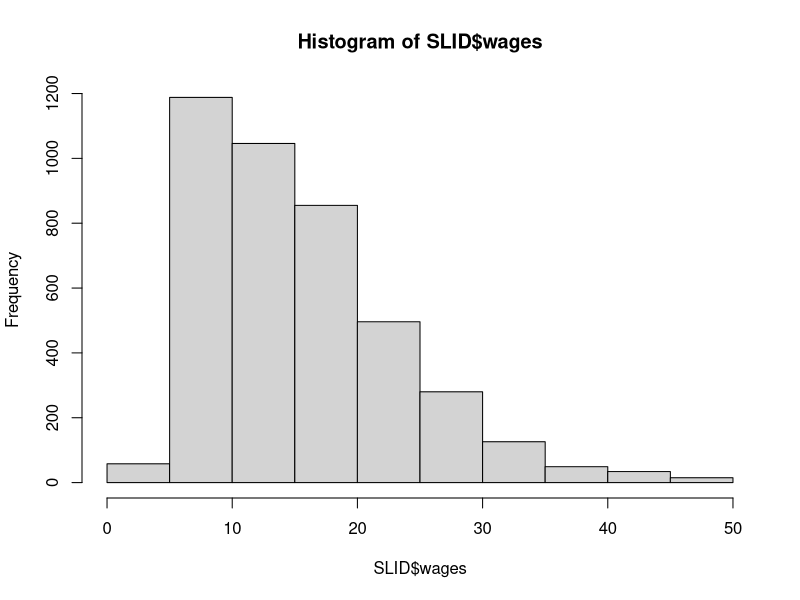
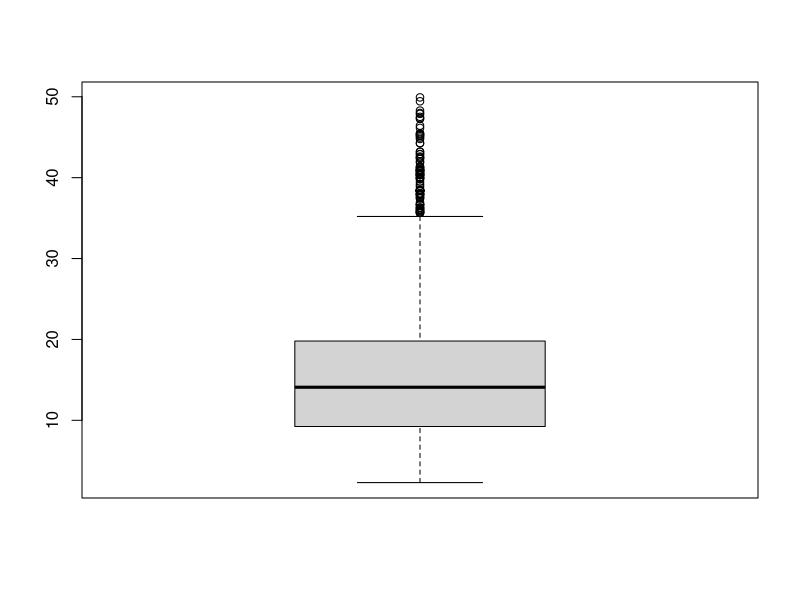
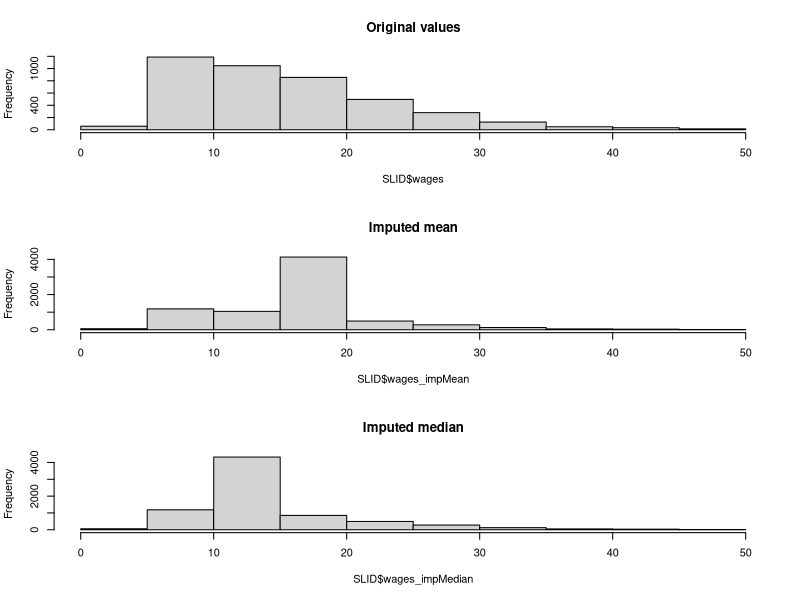
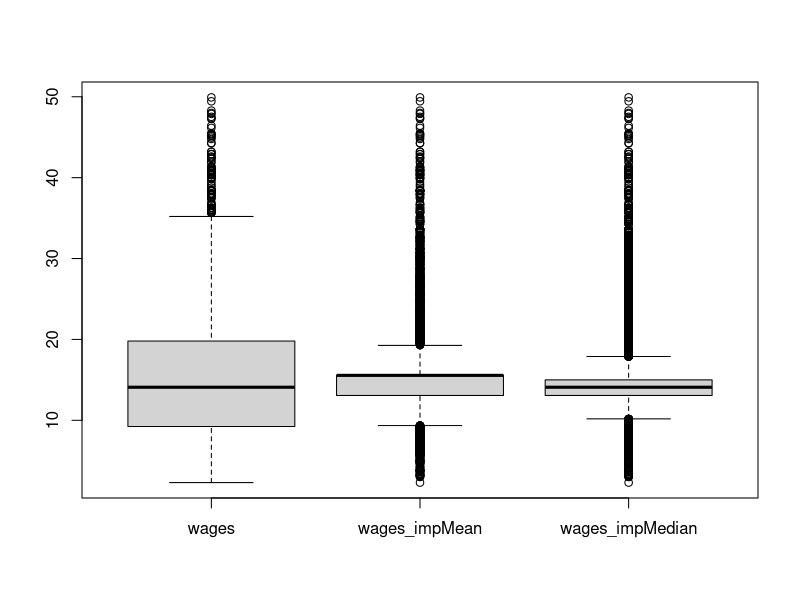
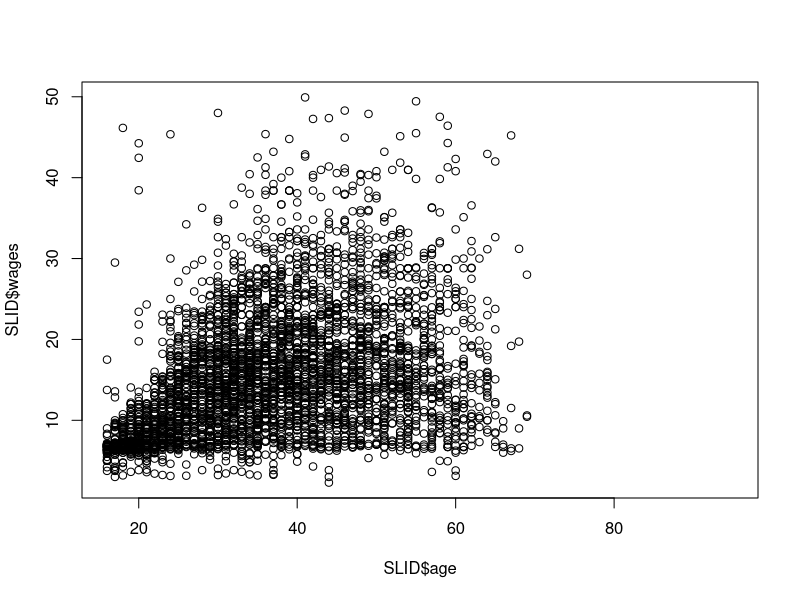
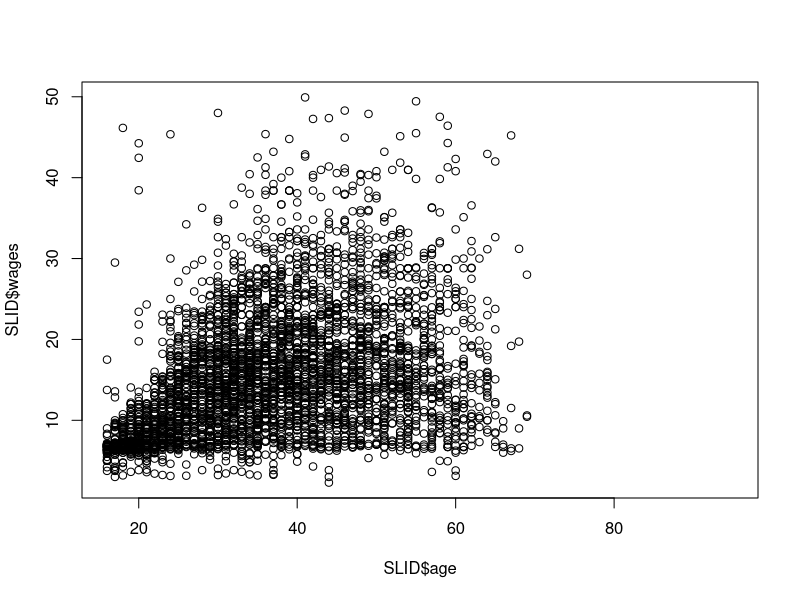
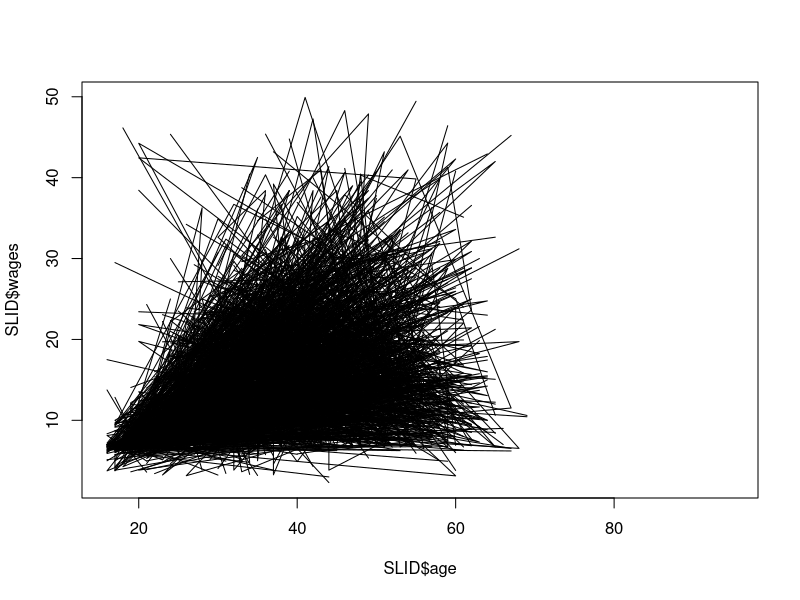
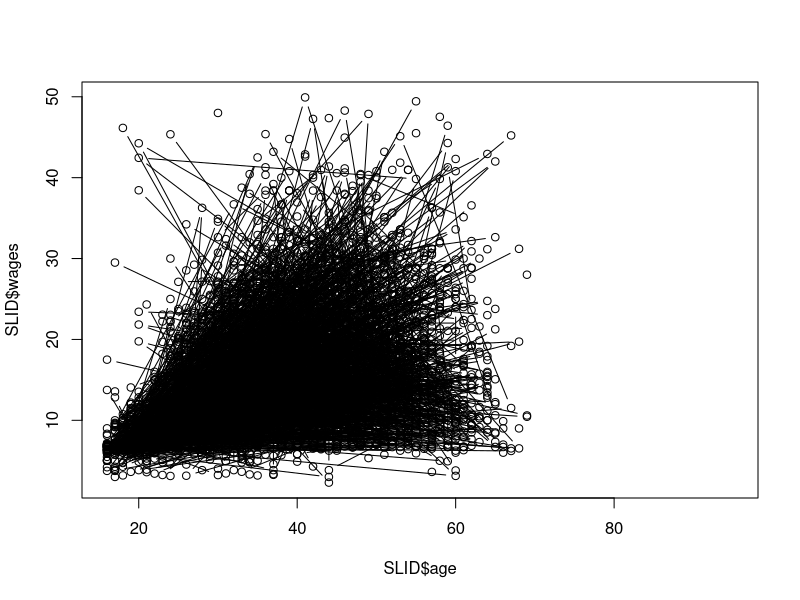

Write the R code that produced these figures, in order.
# ------------------------------- ex 1
install.packages("mice")
data(iris)
?iris
head(iris)
iris=iris[,1:4]
for(i in 1:100){
  set.seed(i)
  r=sample(1:nrow(iris), 1)
  set.seed(i)
  c=sample(1:ncol(iris), 1)
  iris[r,c ] = NA
}
summary(iris)

# pairwise deletion
pairwise_data = na.omit(iris$Sepal.Length)
summary(pairwise_data)
length(pairwise_data)
sd(pairwise_data)

# listwise deletion
listwise_data = na.omit(iris)
summary(listwise_data$Sepal.Length)
nrow(listwise_data)  
sd(listwise_data$Sepal.Length)

#  mean/median imputation
mean_data = iris
mean_data$Sepal.Length[is.na(mean_data$Sepal.Length)] =
  mean(mean_data$Sepal.Length, na.rm = TRUE)
summary(mean_data$Sepal.Length)

# regression imputation
library(mice)
?mice
lm(Sepal.Length~., data=na.omit(iris)) #you can impute missing values it "manually"
mice(iris, m = 1,  maxit=1, method = "norm.predict")
reg_data = complete(mice(iris, m = 1, maxit=1, method = "norm.predict"))
head(reg_data)
summary(reg_data$Sepal.Length)

# stochastic imputation
library(mice)
stoch_data = complete(mice(iris, m = 1, maxit=1, method = "norm.nob"))
summary(stoch_data$Sepal.Length)

# multiple imputation
library(mice)
mu_data = complete(mice(iris, m = 5, method = "pmm"))
summary(mu_data$Sepal.Length)


#1st phase - imputation
IMP = mice(iris, m = 5, method = "pmm")
iris_imputed = list()
for (i in 1:5){
  iris_imputed[[i]]=complete(IMP, action = i)
}
mi1 = iris_imputed[[1]]
mi2 = iris_imputed[[2]]
mi3 = iris_imputed[[3]]
mi4 = iris_imputed[[4]]
mi5 = iris_imputed[[5]]

#2nd phase analysis
summary(mi1$Sepal.Length)
summary(mi2$Sepal.Length)
summary(mi3$Sepal.Length)
summary(mi4$Sepal.Length)
summary(mi5$Sepal.Length)

#3rd phase pooling
mi_summary=apply(
  cbind(
      summary(mi1$Sepal.Length),
      summary(mi2$Sepal.Length),
      summary(mi3$Sepal.Length),
      summary(mi4$Sepal.Length),
      summary(mi5$Sepal.Length)
      ),
  1,
  mean
)
mi_summary


data(iris)
results=cbind(
summary(iris$Sepal.Length),
summary(pairwise_data),
summary(listwise_data$Sepal.Length),
summary(reg_data$Sepal.Length),
summary(stoch_data$Sepal.Length),
mi_summary
)
colnames(results)=c("original","pairwise","listwise","reg","stoch reg","mi")
results

# ex 2,
#-----------------------------------------------------------------------

library(car)
data(SLID)
summary(SLID)
#describe wages
summary(SLID$wages)

mean(SLID$wages, na.rm = TRUE)

hist(SLID$wages)
boxplot(SLID$wages)

# lets impute missing values with mean

SLID$wages_impMean <- SLID$wages

is.na(SLID$wages_impMean)

SLID$wages_impMean[is.na(SLID$wages_impMean)] = mean(SLID$wages, na.rm = T)

SLID$wages_impMedian <- SLID$wages

SLID$wages_impMedian[is.na(SLID$wages_impMedian)] = median(SLID$wages, na.rm = T)

summary(SLID[, c("wages", "wages_impMean", "wages_impMedian")])
var(SLID$wages, na.rm = T)
var(SLID$wages_impMean)
var(SLID$wages_impMedian)

par(mfrow = c(3,1))
hist(SLID$wages, main = "Original values")
hist(SLID$wages_impMean, main = "Imputed mean")
hist(SLID$wages_impMedian, main = "Imputed median")

par(mfrow = c(1,1))
boxplot(SLID[, c("wages", "wages_impMean", "wages_impMedian")])

# correlation AGE AND WAGE 

cor(SLID$wages, SLID$age, use = "pairwise.complete.obs") # pairwise

SLID.com = na.omit(SLID)
cor(SLID.com$wages, SLID.com$age)

cor(SLID$wages_impMean, SLID$age, use = "pairwise.complete.obs")

cor(SLID$wages_impMedian, SLID$age, use = "pairwise.complete.obs")

plot(x = SLID$age, y = SLID$wages)
plot(x = SLID$age, y = SLID$wages, type = "p") # point 
plot(x = SLID$age, y = SLID$wages, type = "l") # lines
head(SLID[, c("age", "wages")])
plot(x = SLID$age, y = SLID$wages, type = "b") # both line and point
plot(x = SLID$age, y = SLID$wages, type = "n") # none 

plot(x = SLID$age, y = SLID$wages, main = "wage vs age", sub = "dataset SLID", 
     xlab = "age in years", ylab = "wage in canadian dollars", pch = 16, xlim = c(0,70), 
     ylim = c(0,50), col = "blue")

points(x = 10, y = 20, pch = 17, col = "red", cex = 1.7)

# lets visualize age vs wages with sex

plot(x = SLID$age, y = SLID$wages, main = "wage vs age", sub = "dataset SLID", 
     xlab = "age in years", ylab = "wage in canadian dollars", pch = 16, xlim = c(0,70), 
     ylim = c(0,50), col = "blue", type = "n")

m = SLID[SLID$sex == "Male", ]

points(x = m$age, y = m$wages, pch = 15, col = "light blue")

f = SLID[SLID$sex == "Female", ]

points(x = f$age, y = f$wages, pch = 17, col = "pink")
legend("left", legend = c("Male", "Female"), pch = c(15,17), col = c("light blue", "pink"))


#-----------------------------------------------------------------------------

# ex 3

#----------------------------------------------------------------------------
install.packages("datasets")
library(datasets)


df <- airquality

# pairwise method
pairwise_df <- df
pairwise_df <- pairwise_df[!(is.na(pairwise_df$Ozone)),]

NROW(pairwise_df)


# listwise method 

pairlist_df <- na.omit(df)

NROW(pairlist_df)

# median imputation 

median_imp_df <- df

median_imp_df$Ozone[is.na(median_imp_df$Ozone)] = median(median_imp_df$Ozone, na.rm = T)


# mean imputation 

mean_imp_df <- df

mean_imp_df$Ozone[is.na(mean_imp_df$Ozone)] = mean(mean_imp_df$Ozone, na.rm = T)


# regression imputation
reg_df <- airquality
library(mice)
?mice
lm(Ozone~., data=na.omit(reg_df)) #you can impute missing values it "manually"
mice(reg_df, m = 1,  maxit=1, method = "norm.predict")
reg_df = complete(mice(reg_df, m = 1, maxit=1, method = "norm.predict"))

library(dplyr)
library(tidyverse)

analyze <- function(data) {
  
data %>% 
  group_by(Month) %>%
  summarise(Count = n(), 
            mean = mean(Ozone),
            median = median(Ozone),
            sd = sd(Ozone), 
            IQR = IQR(Ozone))
  }

analyze(pairwise_df)
analyze(pairlist_df)
analyze(median_imp_df)
analyze(mean_imp_df)
analyze(reg_df)

library(ggplot2)



ggplot(pairwise_df, aes(x = as.character(Month), y = Ozone)) +
  geom_boxplot(aes(fill = Month))+
  xlab("Month") +
  ggtitle("Pairwise method changes Ozone level in time")


ggplot(pairlist_df, aes(x = as.character(Month), y = Ozone)) +
  geom_boxplot(aes(fill = Month))+
  xlab("Month") +
  ggtitle("Pairlist method changes Ozone level in time")


ggplot(mean_imp_df, aes(x = as.character(Month), y = Ozone)) +
  geom_boxplot(aes(fill = Month))+
  xlab("Month") +
  ggtitle("Mean imputation method changes Ozone level in time")


ggplot(median_imp_df, aes(x = as.character(Month), y = Ozone)) +
  geom_boxplot(aes(fill = Month))+
  xlab("Month") +
  ggtitle("Median imputation method changes Ozone level in time")


ggplot(reg_df, aes(x = as.character(Month), y = Ozone)) +
  geom_boxplot(aes(fill = Month))+
  xlab("Month") +
  ggtitle("Regresion imputation method changes Ozone level in time")
